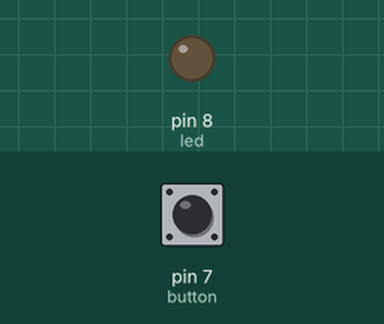
Recording of a sketch running on a simulated Arduino Uno, built with avr-gcc and run on an emulated ATmega328P. Shown: output pins drawn as LEDs (lit = HIGH). The test bench sets the inputs (shaded band); at power-on: pin 7 (button) LOW.

Above: at 1.2 s.
1.3 s: pin 7 (button) pulled HIGH for 0.15 s
At 1.37 s:
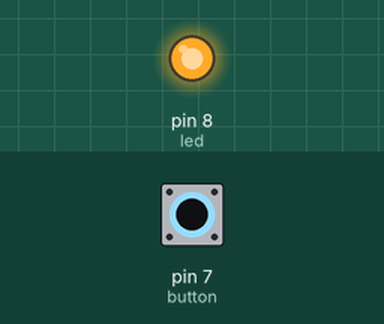
2.9 s: pin 7 (button) pulled HIGH for 3.2 s
At 7.5 s:
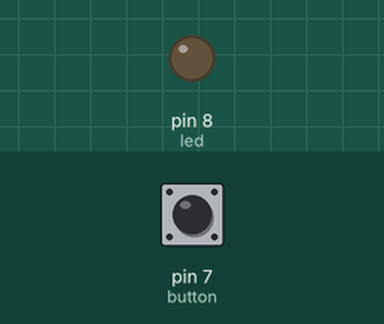
Timing chart, 0 to 9.0 s (numbered marks = the images above; inputs shaded):
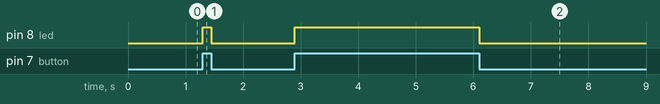

Measured:
- after the input at 1.3 s, pin 8 (led): LOW → HIGH at once, → LOW 0.15 s later
- after the input at 2.9 s, pin 8 (led): LOW → HIGH at once, → LOW 3.2 s later

The sketch:

Led.ino
```cpp
int led = 8;
int button = 7;
void setup() {
  // put your setup code here, to run once:
  pinMode ( led,OUTPUT );
  pinMode (button, INPUT);
}

void loop() {
  // put your main code here, to run repeatedly:
  /*digitalWrite(led,HIGH);
  delay(500);
  digitalWrite(led,LOW);
  delay(500);
  */
  if(digitalRead(button) == HIGH ){
    digitalWrite(led,HIGH);
  }
  else{
    digitalWrite(led,LOW);
  }

}
```
